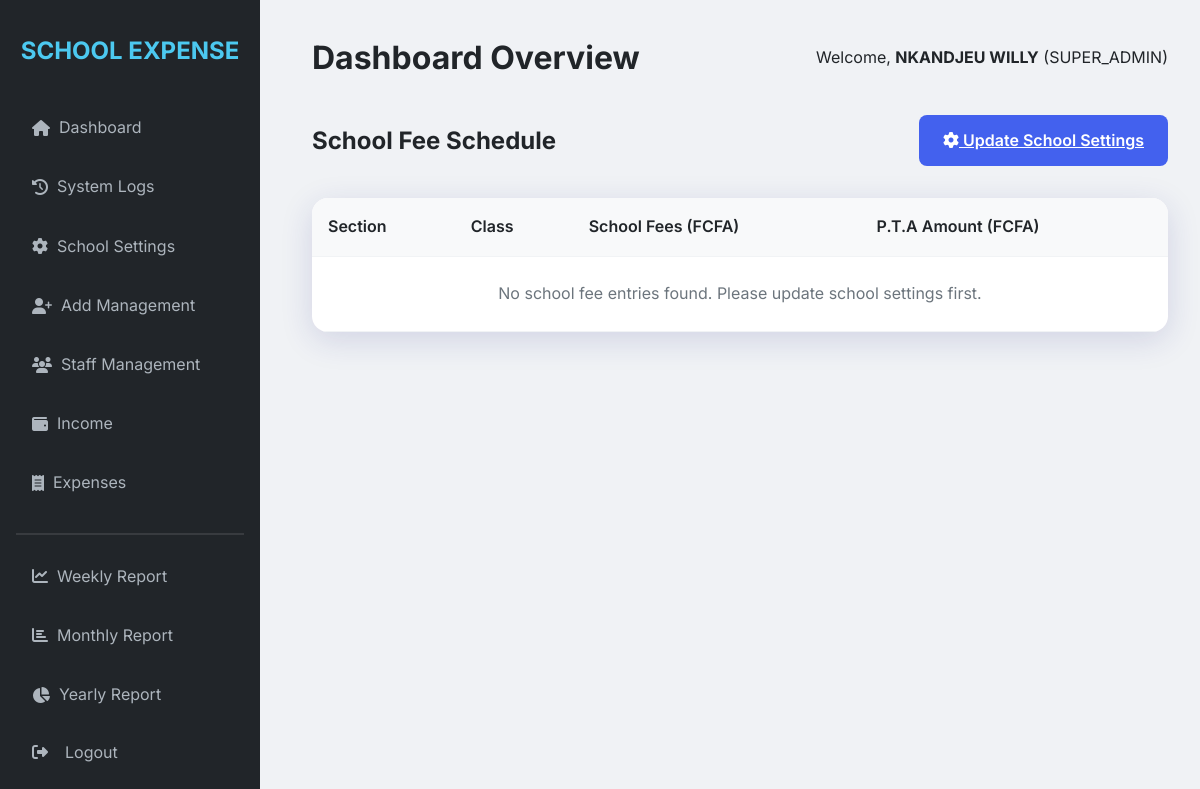
Before: /school/fees (signed in) with the older database file.
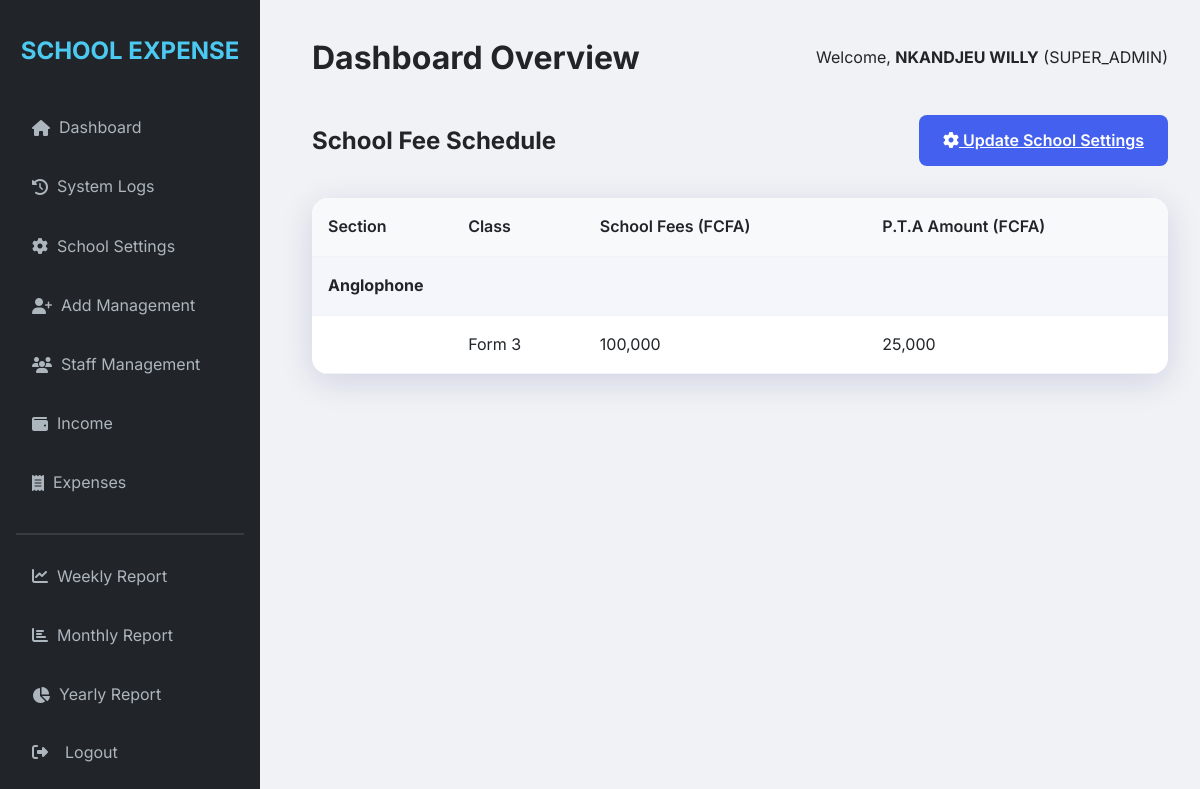
After: the same page with the newer database file.
### models.py (models this page shows, shortened)
class SchoolSetting(db.Model):
    id = db.Column(db.Integer, primary_key=True)
    key = db.Column(db.String(100), unique=True, nullable=False)
    value = db.Column(db.Text, nullable=False)

### routes.py (the view)
    @app.route('/school/fees')
    @login_required
    def school_fees():
        if current_user.role != 'SUPER_ADMIN':
            flash('Access Denied', 'danger')
            return redirect(url_for('dashboard'))
        school_fee_amount = float(get_school_setting('fee_amount', '0') or 0)
        school_pta_amount = float(get_school_setting('pta_amount', '0') or 0)
        school_sections = get_school_setting('sections', '')
        school_classes = get_school_setting('classes', '')
        school_section_classes = get_school_setting('section_classes', '')
        school_fee_groups = group_fee_rows_by_section(school_section_classes, school_sections, school_classes, school_fee_amount, school_pta_amount)
        return render_template('school_fees.html', school_fee_groups=school_fee_groups)

### app.py (called while the page is built)
def create_app():
    app = Flask(__name__)
    app.config.from_object(Config)
    app.secret_key = app.config.get('SECRET_KEY')
    if app.config.get('ENV') == 'production' and app.secret_key in (None, '', 'change_this_dev_secret'):
        raise RuntimeError('SECRET_KEY must be set in environment for production deployment')
    CSRFProtect(app)
    db.init_app(app)
    login_manager = LoginManager()
    login_manager.login_view = 'login'
    login_manager.init_app(app)
    @login_manager.user_loader
    def load_user(user_id):
        return User.query.get(int(user_id))
    with app.app_context():
        db.create_all()
        fix_username_column(app)
        ensure_schema_columns(app)
        ensure_default_staff(app)
        ensure_default_school_settings(app)
        ensure_admin_user(app)
    register_routes(app)
    return app

### routes.py (called while the page is built)
def get_school_setting(key, default=None):
    setting = SchoolSetting.query.filter_by(key=key).first()
    return setting.value if setting else default

### templates/school_fees.html
{% extends "base.html" %}
{% block content %}
<div style="display: flex; justify-content: space-between; align-items: center; margin-bottom: 2rem;">
    <h2>School Fee Schedule</h2>
    <a href="{{ url_for('school_settings') }}" class="btn btn-primary"><i class="fas fa-cog"></i> Update School Settings</a>
</div>
<div class="table-container">
    <table>
        <thead>
            <tr>
                <th>Section</th>
                <th>Class</th>
                <th>School Fees (FCFA)</th>
                <th>P.T.A Amount (FCFA)</th>
            </tr>
        </thead>
        <tbody>
            {% if school_fee_groups %}
                {% for group in school_fee_groups %}
                <tr style="background: #f4f6fb; font-weight: 700;">
                    <td colspan="4">{{ group.section or 'General' }}</td>
                </tr>
                {% if group.rows %}
                    {% for row in group.rows %}
                    <tr>
                        <td></td>
                        <td>{{ row.class or '-' }}</td>
                        <td>{{ '{:,.0f}'.format(row.fees) }}</td>
                        <td>{{ '{:,.0f}'.format(row.pta) }}</td>
                    </tr>
                    {% endfor %}
                {% else %}
                    <tr>
                        <td colspan="4" style="padding-left: 1.5rem; color: var(--gray);">No classes defined for this session.</td>
                    </tr>
                {% endif %}
                {% endfor %}
            {% else %}
                <tr>
                    <td colspan="4" style="text-align: center; padding: 1.5rem; color: var(--gray);">No school fee entries found. Please update school settings first.</td>
                </tr>
            {% endif %}
        </tbody>
    </table>
</div>
{% endblock %}

Changed rows visible on the page:
added SchoolSetting: value "Anglophone", shown under "School Fee Schedule"
added SchoolSetting: value "Form 3", fees "100,000", pta "25,000", shown under "Anglophone"
Other visible differences:
text no longer shown: "No school fee entries found. Please update school settings first."
